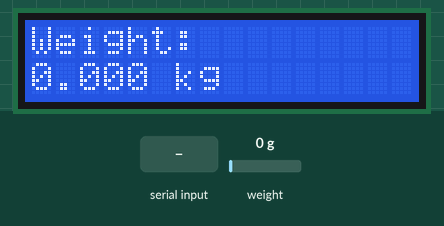
Recording of a sketch running on a simulated Arduino Uno, built with avr-gcc and run on an emulated ATmega328P. On the bench: 16×2 character LCD. The inputs (shaded band) are chosen by the test bench; at power-on: weight on the scale 0 g. What the sketch prints to the serial monitor is not drawn.

Above: at 5.7 s.
5.8 s: weight on the scale set to 100 g
At 6.8 s:
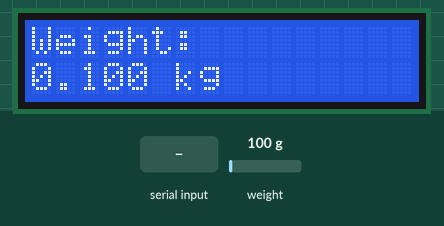
7.4 s: "C:90\n" received over Serial
At 8.8 s:
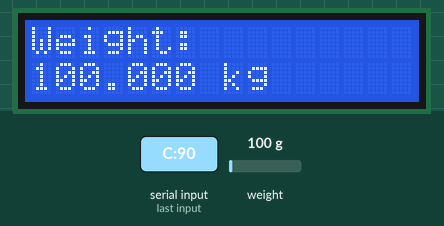
9.3 s: weight on the scale set to 1250 g
At 9.8 s:
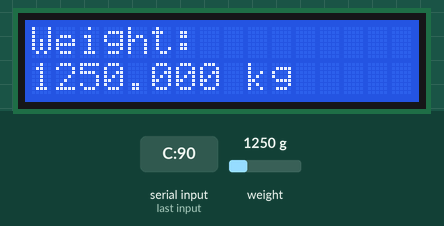
11.0 s: weight on the scale set to 2500 g
At 12.1 s:
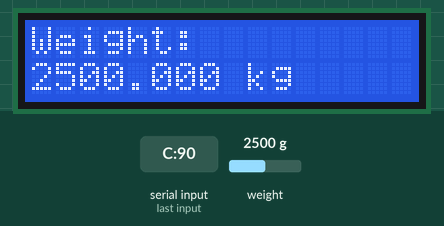
12.7 s: "T\n" received over Serial
At 15.3 s:
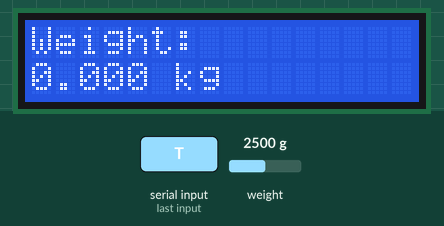
Timing chart, 0 to 16.8 s (numbered marks = the images above; inputs shaded):
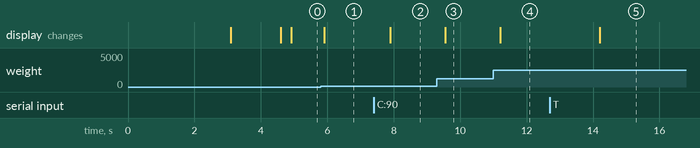

The sketch:

weigh_scale.ino
```cpp
/*
 * Smart Weighing Scale - firmware v2
 * Load cell -> HX711 -> Arduino Uno -> I2C LCD  (+ USB serial to the PC app)
 *
 * Wiring (unchanged from your build):
 *   HX711 DT  -> D7        HX711 VCC -> 5V      Load cell Red   -> E+
 *   HX711 SCK -> D2        HX711 GND -> GND     Load cell Black -> E-
 *   LCD  SDA  -> A4/SDA                         Load cell Green -> A+
 *   LCD  SCL  -> A5/SCL                         Load cell White -> A-
 *
 * Serial protocol @ 9600 (line based, '\n' terminated)
 *   OUT  W,<seq>,<grams>,<millis>    live weight sample  (~3/sec)
 *   OUT  ACK,TARE                    tare completed
 *   OUT  ACK,CAL,<factor>            calibration factor applied
 *   OUT  RAW,<value>                 offset-corrected raw count (calibration wizard)
 *   OUT  READY                       boot complete
 *   IN   T                           tare
 *   IN   C:<factor>                  set calibration factor live (no re-flash!)
 *   IN   R                           report raw count
 */

#include <HX711.h>
#include <LiquidCrystal_I2C.h>

HX711 scale;
LiquidCrystal_I2C lcd(0x27, 16, 2);   // change to 0x3F if the LCD stays blank

#define DT_PIN  7
#define SCK_PIN 2

float calibration_factor = 215748.0;
unsigned long seq = 1;
unsigned long lastLcd = 0;

void setup() {
  Serial.begin(9600);

  scale.begin(DT_PIN, SCK_PIN);
  delay(2000);                 // let the HX711 settle before taring
  scale.tare();
  scale.set_scale(calibration_factor);

  lcd.init();
  lcd.backlight();
  lcd.setCursor(0, 0);
  lcd.print(" Smart Scale ");
  lcd.setCursor(0, 1);
  lcd.print(" Starting... ");
  delay(1500);
  lcd.clear();

  Serial.println("READY");
}

void loop() {
  handleCommands();

  // 3 samples ~= 300 ms at the HX711's default 10 SPS.
  float kg    = scale.get_units(3);
  float grams = kg * 1000.0;

  // NOTE: negatives are deliberately NOT clamped to zero.
  // The PC app needs to see drift and removals to work correctly.
  Serial.print(F("W,"));
  Serial.print(seq++);      Serial.print(',');
  Serial.print(grams, 1);   Serial.print(',');
  Serial.println(millis());

  // Refresh the LCD at most ~3x/sec: I2C writes are slow and constant
  // redraws make the display flicker.
  if (millis() - lastLcd > 300) {
    lastLcd = millis();
    lcd.setCursor(0, 0);
    lcd.print(F("Weight:         "));
    lcd.setCursor(0, 1);
    lcd.print(kg, 3);
    lcd.print(F(" kg     "));
  }
}

void handleCommands() {
  if (!Serial.available()) return;

  String cmd = Serial.readStringUntil('\n');
  cmd.trim();
  if (cmd.length() == 0) return;

  if (cmd == "T") {
    scale.tare();
    Serial.println(F("ACK,TARE"));
  }
  else if (cmd.startsWith("C:")) {
    float f = cmd.substring(2).toFloat();
    if (f > 0) {
      calibration_factor = f;
      scale.set_scale(calibration_factor);
      Serial.print(F("ACK,CAL,"));
      Serial.println(calibration_factor, 2);
    }
  }
  else if (cmd == "R") {
    Serial.print(F("RAW,"));
    Serial.println(scale.get_value(10), 0);   // raw minus tare offset
  }
}
```

Measured:
- after the input at 5.8 s, the display: changes after 0.11 s (image 1)
- after the input at 7.4 s, the display: changes after 0.49 s (image 2)
- after the input at 9.3 s, the display: changes after 0.25 s (image 3)
- after the input at 11.0 s, the display: changes after 0.21 s (image 4)
- after the input at 12.7 s, the display: changes after 1.5 s (image 5)
